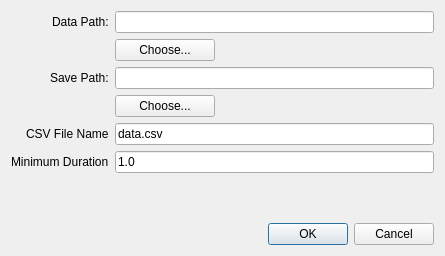
<?xml version="1.0" encoding="UTF-8"?>
<ui version="4.0">
 <class>Dialog</class>
 <widget class="QDialog" name="Dialog">
  <property name="geometry">
   <rect>
    <x>0</x>
    <y>0</y>
    <width>445</width>
    <height>256</height>
   </rect>
  </property>
  <property name="windowTitle">
   <string>annotator</string>
  </property>
  <layout class="QVBoxLayout" name="verticalLayout">
   <item>
    <layout class="QFormLayout" name="formLayout">
     <property name="labelAlignment">
      <set>Qt::AlignRight|Qt::AlignTrailing|Qt::AlignVCenter</set>
     </property>
     <item row="4" column="0">
      <widget class="QLabel" name="label_3">
       <property name="text">
        <string>CSV File Name</string>
       </property>
      </widget>
     </item>
     <item row="4" column="1">
      <widget class="QLineEdit" name="csvFileName">
       <property name="minimumSize">
        <size>
         <width>300</width>
         <height>0</height>
        </size>
       </property>
       <property name="maximumSize">
        <size>
         <width>400</width>
         <height>16777215</height>
        </size>
       </property>
       <property name="text">
        <string>data.csv</string>
       </property>
       <property name="placeholderText">
        <string/>
       </property>
      </widget>
     </item>
     <item row="5" column="0">
      <widget class="QLabel" name="label">
       <property name="text">
        <string>Minimum Duration</string>
       </property>
      </widget>
     </item>
     <item row="5" column="1">
      <widget class="QLineEdit" name="minDur">
       <property name="minimumSize">
        <size>
         <width>300</width>
         <height>0</height>
        </size>
       </property>
       <property name="maximumSize">
        <size>
         <width>400</width>
         <height>16777215</height>
        </size>
       </property>
       <property name="text">
        <string>1.0</string>
       </property>
      </widget>
     </item>
     <item row="1" column="1">
      <widget class="QPushButton" name="dataFolderButton">
       <property name="minimumSize">
        <size>
         <width>80</width>
         <height>0</height>
        </size>
       </property>
       <property name="maximumSize">
        <size>
         <width>100</width>
         <height>16777215</height>
        </size>
       </property>
       <property name="layoutDirection">
        <enum>Qt::RightToLeft</enum>
       </property>
       <property name="text">
        <string>Choose...</string>
       </property>
      </widget>
     </item>
     <item row="3" column="1">
      <widget class="QPushButton" name="saveFolderButton">
       <property name="minimumSize">
        <size>
         <width>80</width>
         <height>0</height>
        </size>
       </property>
       <property name="maximumSize">
        <size>
         <width>100</width>
         <height>16777215</height>
        </size>
       </property>
       <property name="layoutDirection">
        <enum>Qt::RightToLeft</enum>
       </property>
       <property name="text">
        <string>Choose...</string>
       </property>
      </widget>
     </item>
     <item row="2" column="0">
      <widget class="QLabel" name="label_2">
       <property name="text">
        <string>Save Path:</string>
       </property>
      </widget>
     </item>
     <item row="0" column="0">
      <widget class="QLabel" name="label_1">
       <property name="text">
        <string>Data Path:</string>
       </property>
      </widget>
     </item>
     <item row="0" column="1">
      <widget class="QLineEdit" name="dataFolder">
       <property name="minimumSize">
        <size>
         <width>300</width>
         <height>0</height>
        </size>
       </property>
       <property name="maximumSize">
        <size>
         <width>400</width>
         <height>16777215</height>
        </size>
       </property>
      </widget>
     </item>
     <item row="2" column="1">
      <widget class="QLineEdit" name="saveFolder">
       <property name="minimumSize">
        <size>
         <width>300</width>
         <height>0</height>
        </size>
       </property>
       <property name="maximumSize">
        <size>
         <width>400</width>
         <height>16777215</height>
        </size>
       </property>
      </widget>
     </item>
    </layout>
   </item>
   <item>
    <widget class="QDialogButtonBox" name="buttonBox">
     <property name="orientation">
      <enum>Qt::Horizontal</enum>
     </property>
     <property name="standardButtons">
      <set>QDialogButtonBox::Cancel|QDialogButtonBox::Ok</set>
     </property>
    </widget>
   </item>
  </layout>
 </widget>
 <resources/>
 <connections>
  <connection>
   <sender>buttonBox</sender>
   <signal>accepted()</signal>
   <receiver>Dialog</receiver>
   <slot>accept()</slot>
   <hints>
    <hint type="sourcelabel">
     <x>248</x>
     <y>254</y>
    </hint>
    <hint type="destinationlabel">
     <x>157</x>
     <y>274</y>
    </hint>
   </hints>
  </connection>
  <connection>
   <sender>buttonBox</sender>
   <signal>rejected()</signal>
   <receiver>Dialog</receiver>
   <slot>reject()</slot>
   <hints>
    <hint type="sourcelabel">
     <x>316</x>
     <y>260</y>
    </hint>
    <hint type="destinationlabel">
     <x>286</x>
     <y>274</y>
    </hint>
   </hints>
  </connection>
 </connections>
</ui>
